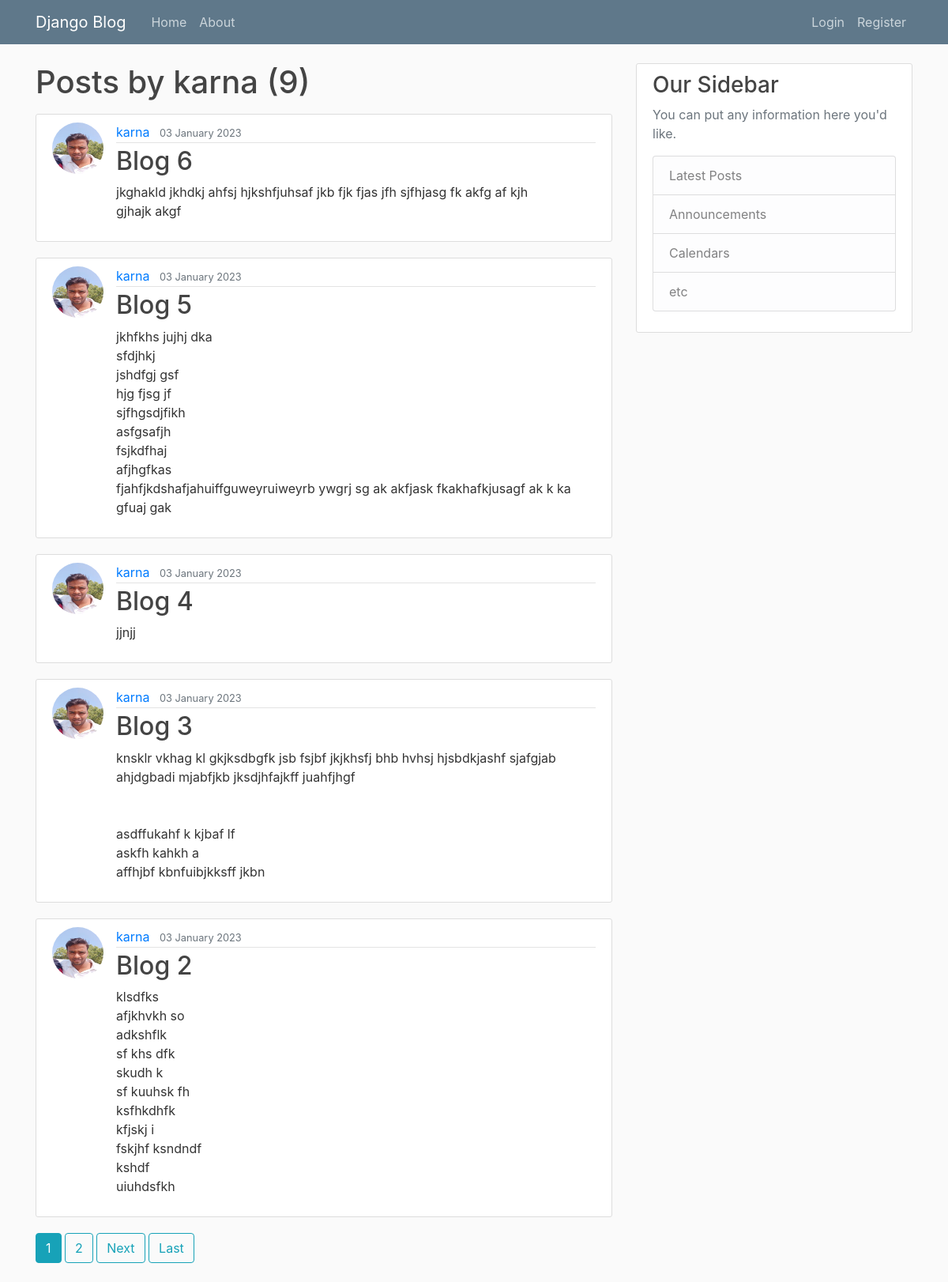
/user/karna, run on the app's committed database.
### blog/models.py (models this page shows, shortened)
class Post(models.Model):
    title = models.CharField(max_length=100)
    content = models.TextField()
    date_posted = models.DateTimeField(default=timezone.now)
    author = models.ForeignKey(User, on_delete=models.CASCADE)

### users/models.py (models this page shows, shortened)
class Profile(models.Model):
    user= models.OneToOneField(User, on_delete=models.CASCADE)
    image = models.ImageField(default='default.jpg', upload_to='profile_pics')

### blog/views.py (the view)
# urls.py: path('user/<str:username>', UserPostListView.as_view(), name='user-posts'),
class UserPostListView(ListView):
    model = Post
    template_name = 'blog/user_posts.html' # <app>/<model>_<viewtype>.html
    context_object_name = 'posts'
    paginate_by =5
    def get_queryset(self):
        user = get_object_or_404(User, username = self.kwargs.get('username'))
        return Post.objects.filter(author = user).order_by('-date_posted')

### blog/templates/blog/user_posts.html (shortened to what this page needs)
{% extends "blog/base.html" %}
{% block content %}
    <h1 class="mb-3">Posts by {{ view.kwargs.username }} ({{page_obj.paginator.count}})</h1>
    {% for post in posts %}
        <article class="media content-section">
            <img class="rounded-circle article-img " src="{{ post.author.profile.image.url }}" alt="default.jpg">
            <div class="media-body">
                <div class="article-metadata">
                    <a class="mr-2" href="{% url 'user-posts' post.author.username %}">{{ post.author }}</a>
                    <small class="text-muted">{{ post.date_posted|date:"d F Y" }}</small>
                </div>
                <h2><a class="article-title" href="{% url 'post-detail' post.id%}">{{ post.title }}</a></h2>
                <p class="article-content">{{ post.content }}</p>
            </div>
        </article>
    {% endfor %}
    {% if is_paginated %}
        {% for num in page_obj.paginator.page_range %}
            {% if page_obj.number == num %}
                <a class="btn btn-info mb-4" href="?page= {{ num }}">{{ num }}</a>
                {% elif num > page_obj.number|add:'-3' and  num < page_obj.number|add:'3'%}
                <a class="btn btn-outline-info mb-4" href="?page= {{ num }}">{{ num }}</a>
            {% endif %}
        {% endfor %}
        {% if page_obj.has_next %}
            <a class="btn btn-outline-info mb-4" href="?page={{ page_obj.next_page_number }}">Next</a>
            <a class="btn btn-outline-info mb-4" href="?page={{ page_obj.paginator.num_pages }}">Last</a>
        {% endif %}
    {% endif %}
{% endblock content %}

### blog/static/blog/main.css (style rules this page uses)
body { background: #fafafa; color: #333333; margin-top: 5rem; }
h1, h2, h3, h4, h5, h6 { color: #444444; }
.content-section { background: #ffffff; padding: 10px 20px; border: 1px solid #dddddd; border-radius: 3px; margin-bottom: 20px; }
.article-title { color: #444444; }
.article-content { white-space: pre-line; }
.article-img { height: 65px; width: 65px; margin-right: 16px; }
.article-metadata { padding-bottom: 1px; margin-bottom: 4px; border-bottom: 1px solid #e3e3e3 }

### data on the page
Post: author.profile.image (picture), author "karna", date_posted "03 January 2023", title "Blog 6", content "jkghakld jkhdkj ahfsj hjkshfjuhsaf jkb fjk fjas jfh sjfhjasg fk akfg af kjh gjhajk akgf"
Post: author.profile.image (picture), author "karna", date_posted "03 January 2023", title "Blog 5", content "jkhfkhs jujhj dka sfdjhkj jshdfgj gsf hjg fjsg jf sjfhgsdjfikh asfgsafjh fsjkdfhaj afjhgfkas fjahfjkdshafjahuiffguweyruiweyrb ywgrj sg ak akfjask fkakhafkjusagf ak k ka gfuaj gak"
Post: author.profile.image (picture), author "karna", date_posted "03 January 2023", title "Blog 4", content "jjnjj"
Post: author.profile.image (picture), author "karna", date_posted "03 January 2023", title "Blog 3", content "knsklr vkhag kl gkjksdbgfk jsb fsjbf jkjkhsfj bhb hvhsj hjsbdkjashf sjafgjab ahjdgbadi mjabfjkb jksdjhfajkff juahfjhgf asdffukahf k kjbaf lf askfh kahkh a affhjbf kbnfuibjkksff jkbn"
Post: author.profile.image (picture), author "karna", date_posted "03 January 2023", title "Blog 2", content "klsdfks afjkhvkh so adkshflk sf khs dfk skudh k sf kuuhsk fh ksfhkdhfk kfjskj i fskjhf ksndndf kshdf uiuhdsfkh"

### other printed values
{{ view.kwargs.username }} "karna"
{{ page_obj.paginator.count }} "9"
{{ num }} "1"
{{ num }} "2"
